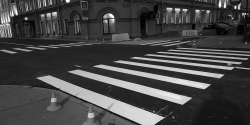
#> input picture Laba_2/2-2.jpg, 250 x 125 px, shrunk from 4000 x 2000 before the run, found by its file name
$ python task_5.py
#> lines starting #> are read from the running program, lines starting #| are printed output that depends on the picture; after the words box and inside, x2 and y2 are one past the last pixel; in counts of white or black regions, pixels touching at a corner belong together
import cv2
import numpy as np

path = 'Laba_2\\2-2.jpg'
window_name = 'figure_1'
window_name_2 = 'figure_2'
img=cv2.imread(path,flags=cv2.IMREAD_REDUCED_GRAYSCALE_4) #Прочесть фото в ЧБ 1:4
#> img is the input picture: shape (125, 250); min 2, max 255, mean 69.5
# Адаптивное преобразование
img_n = cv2.adaptiveThreshold(img,255, cv2.ADAPTIVE_THRESH_GAUSSIAN_C,cv2.THRESH_BINARY,11,35)
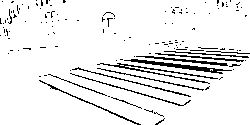
#> img_n: shape (125, 250); 92.3% white; black in thin lines or dots
# Создание окон
cv2.namedWindow(window_name,cv2.WINDOW_AUTOSIZE)
cv2.namedWindow(window_name_2,cv2.WINDOW_AUTOSIZE)
# Показать изображения
cv2.imshow(window_name,img)
cv2.imshow(window_name_2,img_n )
# Нажата Y - сохранить img_n
if cv2.waitKey(0)==121:
#> (key Esc is pressed here)
    cv2.imwrite('Photo\\task_5.jpg',img_n)
cv2.destroyAllWindows()

$ run again, with Laba_2/2-0.jpg copied over Laba_2/2-2.jpg
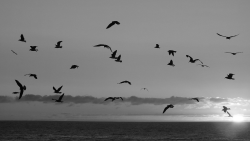
#> input picture Laba_2/2-0.jpg, 250 x 141 px, shrunk from 3264 x 1840 before the run, found by its file name
#> img is the input picture: shape (141, 250); min 5, max 255, mean 122.3
#> `img_n = cv2.adaptiveThreshold(img,255, cv2.ADAPTIVE_THRESH_GAUSSIAN_C,..`:
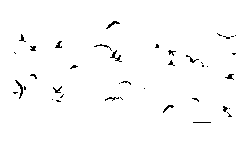
#> img_n: shape (141, 250); 98.4% white; black in thin lines or dots, all inside (x1, y1, x2, y2) = (13, 21, 236, 123)

$ run again, with Laba_2/2-1.jpg copied over Laba_2/2-2.jpg
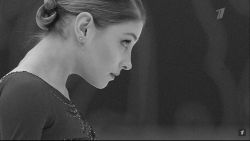
#> input picture Laba_2/2-1.jpg, 250 x 141 px, shrunk from 1366 x 768 before the run, found by its file name
#> img is the input picture: shape (141, 250); min 9, max 211, mean 70.3
#> `img_n = cv2.adaptiveThreshold(img,255, cv2.ADAPTIVE_THRESH_GAUSSIAN_C,..`:
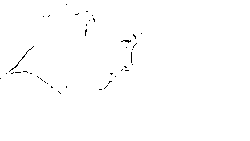
#> img_n: shape (141, 250); 99.5% white; black in thin lines or dots, all inside (x1, y1, x2, y2) = (0, 4, 142, 94)
